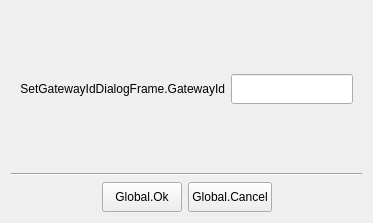
<?xml version="1.0" encoding="UTF-8"?>
<ui version="4.0">
 <class>SetGatewayIdDialogFrame</class>
 <widget class="QFrame" name="SetGatewayIdDialogFrame">
  <property name="geometry">
   <rect>
    <x>0</x>
    <y>0</y>
    <width>373</width>
    <height>223</height>
   </rect>
  </property>
  <property name="windowTitle">
   <string>Dialog</string>
  </property>
  <layout class="QVBoxLayout" name="verticalLayout">
   <item>
    <widget class="QFrame" name="frame">
     <property name="sizePolicy">
      <sizepolicy hsizetype="Preferred" vsizetype="Expanding">
       <horstretch>0</horstretch>
       <verstretch>0</verstretch>
      </sizepolicy>
     </property>
     <layout class="QGridLayout" name="gridLayout">
      <item row="0" column="0">
       <widget class="QLabel" name="label_4">
        <property name="text">
         <string>SetGatewayIdDialogFrame.GatewayId</string>
        </property>
        <property name="alignment">
         <set>Qt::AlignRight|Qt::AlignTrailing|Qt::AlignVCenter</set>
        </property>
       </widget>
      </item>
      <item row="0" column="1" colspan="2">
       <widget class="QLineEdit" name="edtGatewayId">
        <property name="minimumSize">
         <size>
          <width>0</width>
          <height>30</height>
         </size>
        </property>
       </widget>
      </item>
     </layout>
    </widget>
   </item>
   <item>
    <widget class="Line" name="line">
     <property name="orientation">
      <enum>Qt::Horizontal</enum>
     </property>
    </widget>
   </item>
   <item>
    <layout class="QHBoxLayout" name="horizontalLayout">
     <item>
      <spacer name="horizontalSpacer">
       <property name="orientation">
        <enum>Qt::Horizontal</enum>
       </property>
       <property name="sizeHint" stdset="0">
        <size>
         <width>40</width>
         <height>20</height>
        </size>
       </property>
      </spacer>
     </item>
     <item>
      <widget class="QPushButton" name="buttonDialogOk">
       <property name="minimumSize">
        <size>
         <width>80</width>
         <height>30</height>
        </size>
       </property>
       <property name="text">
        <string>Global.Ok</string>
       </property>
      </widget>
     </item>
     <item>
      <widget class="QPushButton" name="buttonDialogCancel">
       <property name="minimumSize">
        <size>
         <width>80</width>
         <height>30</height>
        </size>
       </property>
       <property name="text">
        <string>Global.Cancel</string>
       </property>
      </widget>
     </item>
     <item>
      <spacer name="horizontalSpacer_2">
       <property name="orientation">
        <enum>Qt::Horizontal</enum>
       </property>
       <property name="sizeHint" stdset="0">
        <size>
         <width>40</width>
         <height>20</height>
        </size>
       </property>
      </spacer>
     </item>
    </layout>
   </item>
  </layout>
 </widget>
 <resources/>
 <connections/>
</ui>
